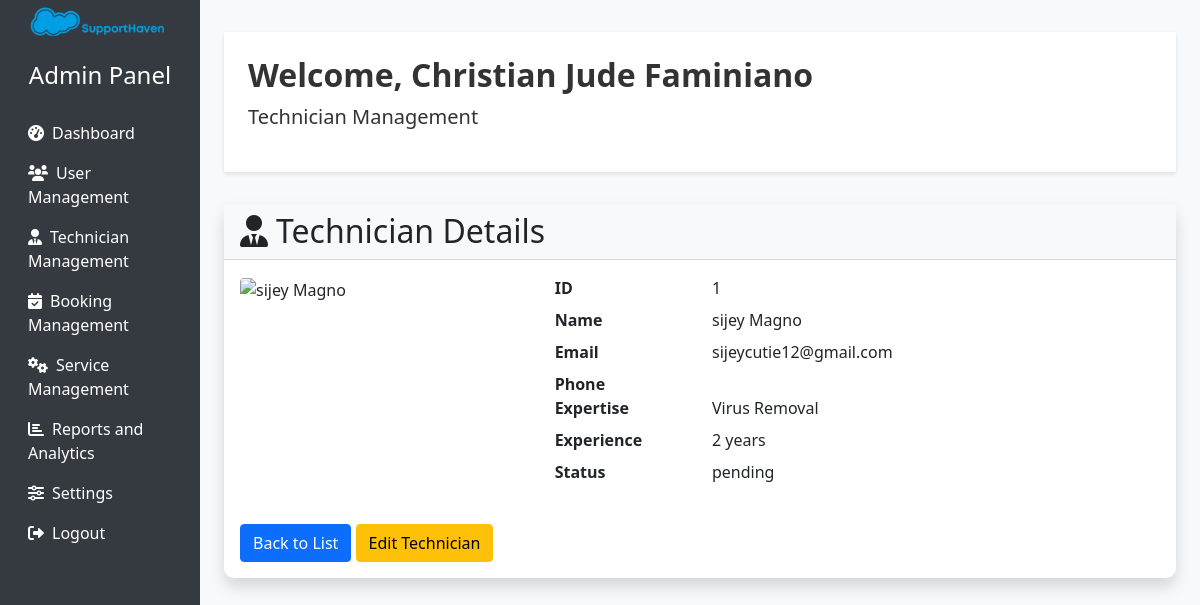
/admin/technician-management.php?action=view&id=1 (signed in), run on the app's committed database.
### tables this page shows
CREATE TABLE `users` (
  `id` int(11) NOT NULL,
  `firstname` varchar(50) NOT NULL,
  `lastname` varchar(50) NOT NULL,
  `email` varchar(100) NOT NULL,
  `password` varchar(255) NOT NULL,
  `created_at` timestamp NOT NULL DEFAULT current_timestamp(),
  `user_role_id` int(11) NOT NULL,
  `auth_provider` enum('local','google','facebook') DEFAULT 'local',
  `oauth_id` varchar(255) DEFAULT NULL,
  `avatar` VARCHAR(255) DEFAULT NULL
);

CREATE TABLE `technicians` (
  `id` int(11) NOT NULL,
  `user_id` int(11) NOT NULL,
  `expertise` varchar(100) NOT NULL,
  `experience` int(11) NOT NULL,
  `photo` varchar(255) NOT NULL,
  `created_at` timestamp NOT NULL DEFAULT current_timestamp(),
  `status` enum('pending','approved','declined') NOT NULL DEFAULT 'pending',
  `phone` varchar(15) NOT NULL,
  `skill_rating` decimal(3,2) DEFAULT NULL
);

### admin/technician-management.php (the view, shortened to what this page needs)
<?php
$database = new Connection();
$db = $database->getConnection();
function getTechnicianById($db, $id) {
    $query = "SELECT t.id, u.firstName, u.lastName, u.email, t.expertise, t.experience, t.photo, t.status, t.phone
              FROM technicians t
              JOIN users u ON t.user_id = u.id
              WHERE t.id = :id";
    $stmt = $db->prepare($query);
    $stmt->bindParam(':id', $id);
    $stmt->execute();
    return $stmt->fetch(PDO::FETCH_ASSOC);
}
$action = isset($_GET['action']) ? $_GET['action'] : 'list';
$technicianId = isset($_GET['id']) ? $_GET['id'] : null;
switch ($action) {
    case 'view':
        $technician = getTechnicianById($db, $technicianId);
        break;
}
$adminName = '';
if (isset($_SESSION['user_id'])) {
    $query = "SELECT firstName, lastName FROM users WHERE id = :user_id";
    $stmt = $db->prepare($query);
    $stmt->bindParam(':user_id', $_SESSION['user_id']);
    $stmt->execute();
    $result = $stmt->fetch(PDO::FETCH_ASSOC);
    if ($result) {
        $adminName = htmlspecialchars($result['firstName'] . ' ' . $result['lastName']);
    }
}
?>
<!DOCTYPE html>
<html lang="en">
<head>
    <link href="https://cdn.jsdelivr.net/npm/bootstrap@5.1.3/dist/css/bootstrap.min.css" rel="stylesheet">
    <link rel="stylesheet" href="https://cdnjs.cloudflare.com/ajax/libs/font-awesome/6.0.0-beta3/css/all.min.css">
</head>
<body>
    <div class="container-fluid">
        <div class="row">
            <nav class="col-md-3 col-lg-2 d-md-block sidebar">
                <div class="position-sticky">
                    <div class="text-center mb-4">
                        <img src="../images/logo.png" alt="SupportHaven Logo" class="admin-logo mb-3">
                        <h4 class="text-white">Admin Panel</h4>
                    </div>
                    <ul class="nav flex-column">
                        <li class="nav-item">
                            <a class="nav-link" href="admin.php"><i class="fas fa-tachometer-alt me-2"></i>Dashboard</a>
                        </li>
                        <li class="nav-item">
                            <a class="nav-link" href="users.php"><i class="fas fa-users me-2"></i>User Management</a>
                        </li>
                        <li class="nav-item">
                            <a class="nav-link active" href="technician-management.php"><i class="fas fa-user-tie me-2"></i>Technician Management</a>
                        </li>
                        <li class="nav-item">
                            <a class="nav-link" href="booking-management.php"><i class="fas fa-calendar-check me-2"></i>Booking Management</a>
                        </li>
                        <li class="nav-item">
                            <a class="nav-link" href="service-management.php"><i class="fas fa-cogs me-2"></i>Service Management</a>
                        </li>
                        <li class="nav-item">
                            <a class="nav-link" href="analytics.php"><i class="fas fa-chart-bar me-2"></i>Reports and Analytics</a>
                        </li>
                        <li class="nav-item">
                            <a class="nav-link" href="settings.php"><i class="fas fa-sliders-h me-2"></i>Settings</a>
                        </li>
                        <li class="nav-item">
                            <a class="nav-link" href="../logout.php"><i class="fas fa-sign-out-alt me-2"></i>Logout</a>
                        </li>
                    </ul>
                </div>
            </nav>
            <main role="main" class="col-md-9 ml-sm-auto col-lg-10 px-md-4 main-content">
                <div class="admin-header p-4">
                    <h2 class="display-9 fw-bold">Welcome, <?php echo $adminName ? $adminName : 'Admin'; ?></h2>
                    <p class="lead">Technician Management</p>
                </div>
                <?php if ($action === 'list'): ?>
                    <div class="card mb-4">
                        <div class="card-header bg-light d-flex justify-content-between align-items-center">
                            <h2 class="mb-0"><i class="fas fa-user-tie me-2"></i>Technicians</h2>
                            <a href="?action=add" class="btn btn-primary"><i class="fas fa-plus me-2"></i>Add New Technician</a>
                        </div>
                        <div class="card-body">
                            <div class="table-responsive">
                                <table class="table table-hover">
                                    <thead>
                                        <tr>
                                            <th>Photo</th>
                                            <th>ID</th>
                                            <th>Name</th>
                                            <th>Email</th>
                                            <th>Phone</th>
                                            <th>Expertise</th>
                                            <th>Experience</th>
                                            <th>Status</th>
                                            <th>Actions</th>
                                        </tr>
                                    </thead>
                                    <tbody>
                                        <?php foreach ($technicians as $technician): ?>
                                        <tr>
                                            <td>
                                                <img src="<?php echo htmlspecialchars($technician['photo']); ?>" alt="<?php echo htmlspecialchars($technician['firstName'] . ' ' . $technician['lastName']); ?>" class="technician-avatar">
                                            </td>
                                            <td><?php echo htmlspecialchars($technician['id']); ?></td>
                                            <td><?php echo htmlspecialchars($technician['firstName'] . ' ' . $technician['lastName']); ?></td>
                                            <td><?php echo htmlspecialchars($technician['email']); ?></td>
                                            <td><?php echo htmlspecialchars($technician['phone']); ?></td>
                                            <td><?php echo htmlspecialchars($technician['expertise']); ?></td>
                                            <td><?php echo htmlspecialchars($technician['experience']); ?> years</td>
                                            <td><?php echo htmlspecialchars($technician['status']); ?></td>
                                            <td>
                                                <a href="?action=view&id=<?php echo $technician['id']; ?>" class="btn btn-sm btn-info"><i class="fas fa-eye"></i></a>
                                                <a href="?action=edit&id=<?php echo $technician['id']; ?>" class="btn btn-sm btn-warning"><i class="fas fa-edit"></i></a>
                                                <a href="?action=delete&id=<?php echo $technician['id']; ?>" class="btn btn-sm btn-danger" onclick="return confirm('Are you sure you want to delete this technician?');"><i class="fas fa-trash"></i></a>
                                            </td>
                                        </tr>
                                        <?php endforeach; ?>
                                    </tbody>
                                </table>
                            </div>
                        </div>
                    </div>
                <?php elseif ($action === 'view'): ?>
                    <div class="card mb-4">
                        <div class="card-header bg-light">
                            <h2 class="mb-0"><i class="fas fa-user-tie me-2"></i>Technician Details</h2>
                        </div>
                        <div class="card-body">
                            <div class="row">
                                <div class="col-md-4">
                                    <img src="<?php echo htmlspecialchars($technician['photo']); ?>" alt="<?php echo htmlspecialchars($technician['firstName'] . ' ' . $technician['lastName']); ?>" class="img-fluid rounded">
                                </div>
                                <div class="col-md-8">
                                    <dl class="row">
                                        <dt class="col-sm-3">ID</dt>
                                        <dd class="col-sm-9"><?php echo htmlspecialchars($technician['id']); ?></dd>
                                        <dt class="col-sm-3">Name</dt>
                                        <dd class="col-sm-9"><?php echo htmlspecialchars($technician['firstName'] . ' ' . $technician['lastName']); ?></dd>
                                        <dt class="col-sm-3">Email</dt>
                                        <dd class="col-sm-9"><?php echo htmlspecialchars($technician['email']); ?></dd>
                                        <dt class="col-sm-3">Phone</dt>
                                        <dd class="col-sm-9"><?php echo htmlspecialchars($technician['phone']); ?></dd>
                                        <dt class="col-sm-3">Expertise</dt>
                                        <dd class="col-sm-9"><?php echo htmlspecialchars($technician['expertise']); ?></dd>
                                        <dt class="col-sm-3">Experience</dt>
                                        <dd class="col-sm-9"><?php echo htmlspecialchars($technician['experience']); ?> years</dd>
                                        <dt class="col-sm-3">Status</dt>
                                        <dd class="col-sm-9"><?php echo htmlspecialchars($technician['status']); ?></dd>
                                    </dl>
                                </div>
                            </div>
                            <a href="?action=list" class="btn btn-primary mt-3">Back to List</a>
                            <a href="?action=edit&id=<?php echo $technician['id']; ?>" class="btn btn-warning mt-3">Edit Technician</a>
                        </div>
                    </div>
                <?php endif; ?>
            </main>
        </div>
    </div>
</body>
</html>

### admin/technician-management.php (style rules this page uses)
body { font-family: 'Segoe UI', Tahoma, Geneva, Verdana, sans-serif; background-color: #f8f9fa; }
.sidebar { background-color: #343a40; min-height: 100vh; color: #fff; }
.sidebar .nav-link { color: #fff; transition: all 0.3s; }
.main-content { padding: 2rem; }
.card { border: none; border-radius: 10px; box-shadow: 0 0.5rem 1rem rgba(0, 0, 0, 0.15); transition: all 0.3s; }
.admin-header { background-color: #ffffff; color: #333; padding: 1rem 0; margin-bottom: 2rem; box-shadow: 0 2px 4px rgba(0,0,0,0.1); }
.admin-logo { max-width: 150px; height: auto; }

### data on the page
users: adminName "Christian Jude Faminiano"
technicians: id "1", user.lastname "sijey Magno", user.email "sijeycutie12@gmail.com", expertise "Virus Removal", experience "2", status "pending"
